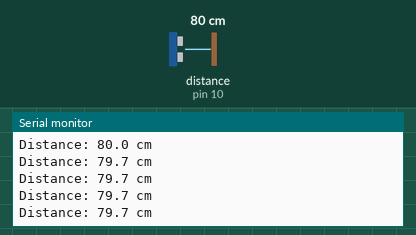
The sketch below on a simulated Arduino Uno, built with avr-gcc and run on an emulated ATmega328P. Shown: the last lines printed to the serial monitor. Wiring (inferred from the names in the program): ultrasonic range finder: trigger pin 9; echo pin 10. The inputs (shaded band) are chosen by the test bench; at power-on: distance to the obstacle (sensor on pin 10) 80 cm. The echo pulse lasts 58.3 µs per cm.

Above: at 1.2 s.
1.3 s: distance to the obstacle (sensor on pin 10) set to 2 cm
At 1.71 s:
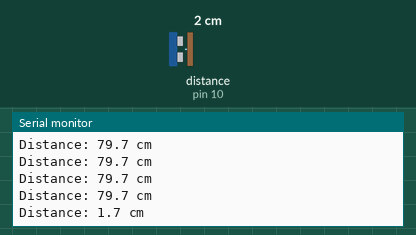
4.3 s: distance to the obstacle (sensor on pin 10) set to 250 cm
At 4.74 s:
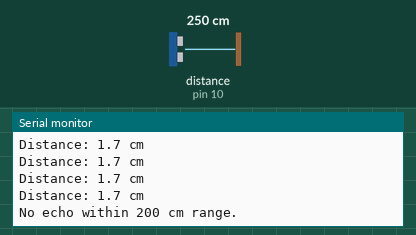
6.5 s: distance to the obstacle (sensor on pin 10) set to 120 cm
At 6.57 s:
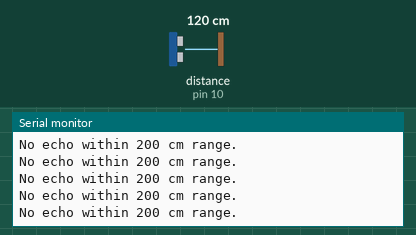
9.5 s: distance to the obstacle (sensor on pin 10) set to 4 cm
At 9.67 s:
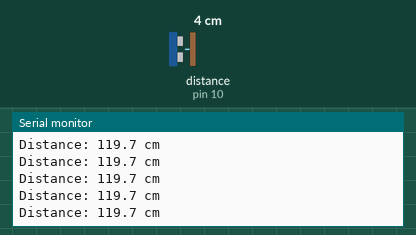
Timing chart, 0 to 12.5 s (numbered marks = the images above; inputs shaded):
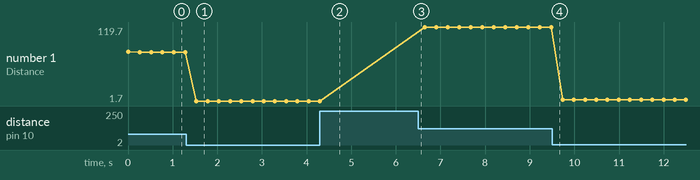

Measured:
- after the input at 1.3 s, the serial monitor: prints a new line after 0.23 s (image 1)
- after the input at 4.3 s, the serial monitor: prints a new line after 0.26 s (image 2)
- plotted number 1: 79.7 → 1.7 after the input at 1.3 s, 1.7 → 119.7 after the input at 6.5 s, 119.7 → 3.7 after the input at 9.5 s

The sketch:

sketch.ino
```cpp
// Assignment B: HC-SR04 range measurement without the unsupported NewPing library.
const byte trigPin = 9; // HC-SR04 trigger connects to D9.
const byte echoPin = 10; // HC-SR04 echo connects to D10.
const unsigned long echoTimeoutUs = 200UL * 58UL; // Approximate timeout for a 200 cm round trip.
void setup() { // Run once at startup.
  Serial.begin(9600); // Start serial output at 9600 baud.
  pinMode(trigPin, OUTPUT); // Configure trigger as an output.
  pinMode(echoPin, INPUT); // Configure echo as an input.
  digitalWrite(trigPin, LOW); // Start with the trigger in its idle state.
} // End setup.
void loop() { // Take repeated distance measurements.
  digitalWrite(trigPin, LOW); // Ensure a clean low trigger level.
  delayMicroseconds(2); // Hold low briefly before the trigger pulse.
  digitalWrite(trigPin, HIGH); // Begin the ultrasonic trigger pulse.
  delayMicroseconds(10); // Hold high for the HC-SR04 trigger duration.
  digitalWrite(trigPin, LOW); // End the trigger pulse.
  unsigned long echoTimeUs = pulseIn(echoPin, HIGH, echoTimeoutUs); // Measure the echo pulse, with a bounded wait.
  if (echoTimeUs == 0) { // Check whether pulseIn timed out without an echo.
    Serial.println("No echo within 200 cm range."); // Report timeout instead of implying a real 0 cm reading.
  } else { // Convert a valid echo duration to distance.
    float distanceCm = echoTimeUs * 0.0343f / 2.0f; // Convert round-trip microseconds to one-way centimetres.
    Serial.print("Distance: "); // Print the measurement label.
    Serial.print(distanceCm, 1); // Print centimetres to one decimal place.
    Serial.println(" cm"); // Finish the measurement line.
  } // End echo-validity choice.
  delay(250); // Wait before the next reading.
} // End loop.
```
